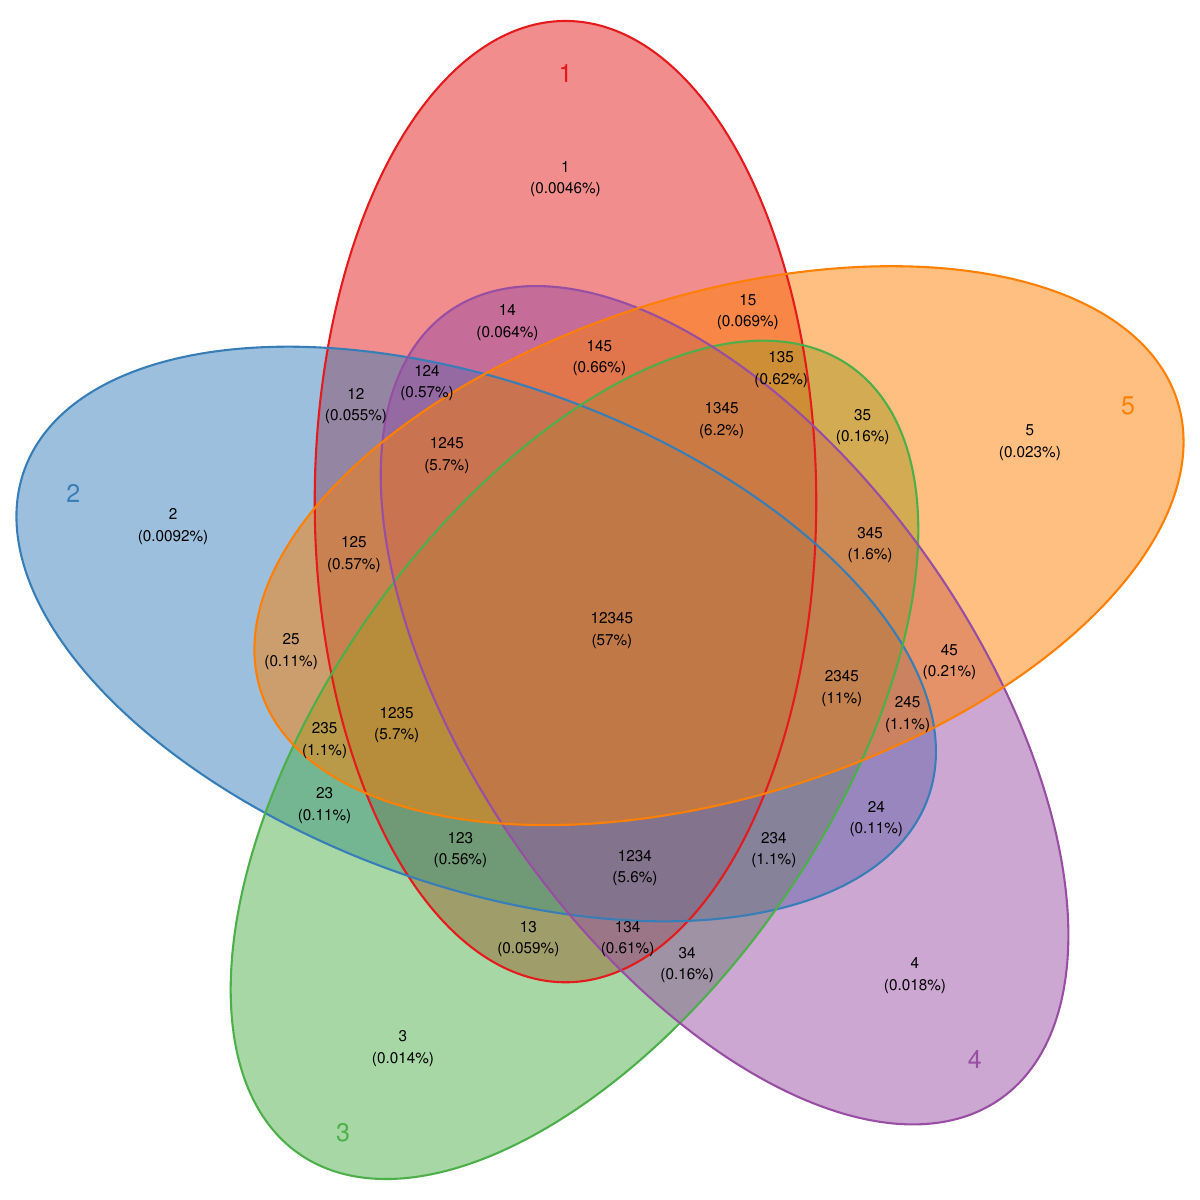

Write the R code that produced this figure.
library("RColorBrewer")
library("VennDiagram")
venn.plot <- draw.quintuple.venn( direct.area = TRUE, area.vector = c( 1, 2, 3, 4, 5, 35, 15, 14, 12, 25, 23, 13, 34, 24, 45, 345, 135, 145, 124, 125, 235, 123, 134, 234, 245, 2345, 1345, 1245, 1235, 1234, 12345 ), 
    category = c( "1", "2", "3", "4", "5" ), 
    lwd = rep(2, 5 ), 
    lty = rep("solid", 5 ), 
    col = c( brewer.pal(5, "Set1" )[1], brewer.pal(5, "Set1" )[2], brewer.pal(5, "Set1" )[3], brewer.pal(5, "Set1" )[4], brewer.pal(5, "Set1" )[5] ), 
    fill = c( brewer.pal(5, "Set1" )[1], brewer.pal(5, "Set1" )[2], brewer.pal(5, "Set1" )[3], brewer.pal(5, "Set1" )[4], brewer.pal(5, "Set1" )[5] ), 
    cat.col = c( brewer.pal(5, "Set1" )[1], brewer.pal(5, "Set1" )[2], brewer.pal(5, "Set1" )[3], brewer.pal(5, "Set1" )[4], brewer.pal(5, "Set1" )[5] ), 
    alpha = rep(0.5, 5 ), 
    label.col = rep("black", 31 ), 
    cex = rep(.9, 31 ), 
    fontface = rep("plain", 31 ), 
    fontfamily = rep("sans", 31 ), 
    cat.pos = c( 0, 287.5, 215, 145, 70  ), 
    cat.dist = rep( 0.1, 5 ), 
    cat.cex = rep(1.5, 5 ), 
    cat.just = rep(list(c(0.5, 0.5)), 5 ), 
    cat.fontface = rep("plain", 5 ), 
    cat.fontfamily = rep("sans", 5 ), 
    rotation.degree = 0, 
    rotation.centre = c(0.5, 0.5  ), 
    print.mode = c("raw", "percent"  ), 
    sigdigs = 2, 
    ind = FALSE, 
    cex.prop = NULL 
)

pdf("vd.test.5.pdf", width = 12, height = 12)
grid.draw(venn.plot)
dev.off()
